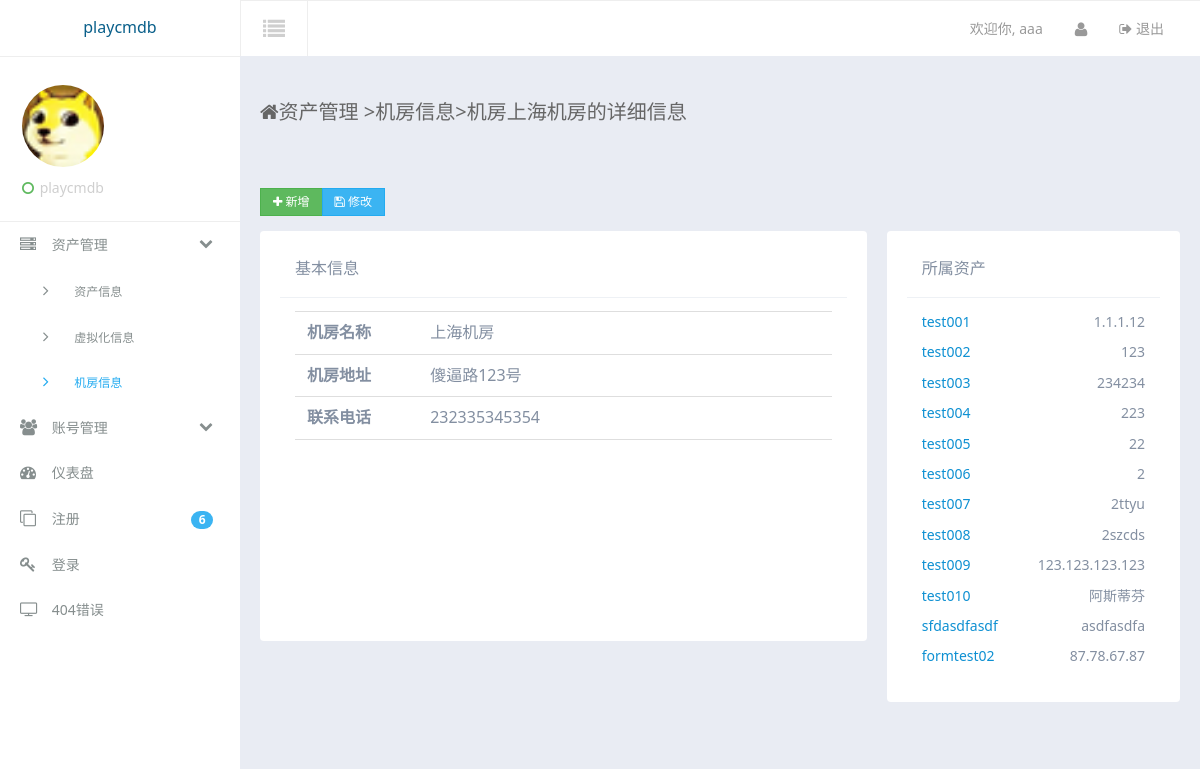
/assets/details_dc/1/ (signed in), run on an earlier commit of the app's database.
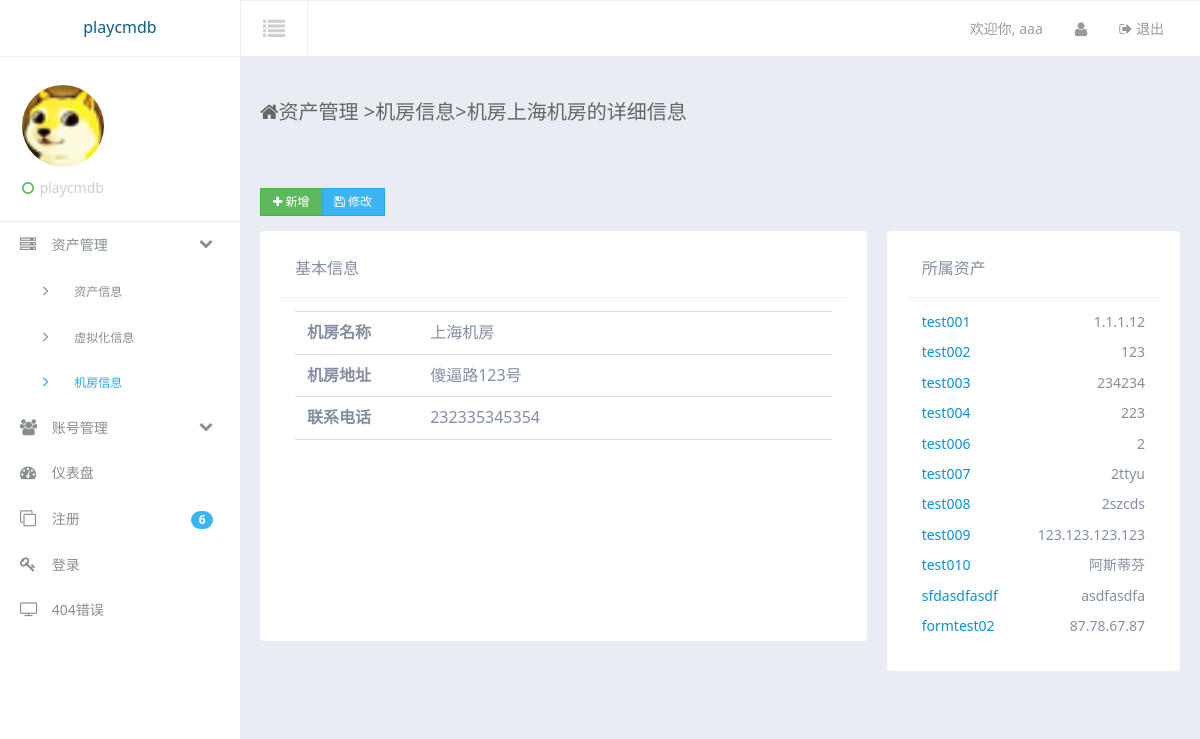
And on a later commit of the database.
### accounts/models.py (models this page shows, shortened)
class UserInfo(models.Model):
    username = models.CharField(max_length=50,verbose_name = u'用户名')
    password = models.CharField(max_length=50,verbose_name = u'密码')
    type = models.ForeignKey('UserType',verbose_name = u'用户类型')
    realname = models.CharField(max_length=20,verbose_name = u'真实姓名')
    telphone = models.CharField(max_length=12,verbose_name = u'用户电话')

### assets/models.py (models this page shows, shortened)
class ServerRoom(models.Model):
    room_name = models.CharField(max_length=50,verbose_name = u'机房名称')
    address = models.CharField(max_length=60,verbose_name = u'机房地址')
    phone = models.CharField(max_length=20,verbose_name = u'机房地址')

class AssetInfo(models.Model):
    asset_name = models.CharField(max_length = 40,unique=True,verbose_name = u'设备名称')
    asset_type = models.ForeignKey('AssetType',verbose_name = u'资产类型')
    system_type = models.ForeignKey('SystemType',verbose_name = u'系统类型')
    machine_type = models.CharField(max_length = 40,verbose_name = u'设备位数')
    product = models.CharField(max_length = 40,verbose_name = u'产品名称')
    serial_number = models.CharField(max_length = 40,unique=True,verbose_name = u'设备序列号')
    timestamp = models.DateTimeField(auto_now_add = True,verbose_name = u'创建时间')
    last_modified = models.DateTimeField(auto_now = True,verbose_name = u'最后修改时间')
    location = models.ForeignKey('ServerRoom',verbose_name = u'资产所在位置')
    rack = models.CharField(max_length=20,verbose_name = u'机架位置')
    size = models.CharField(max_length=20,verbose_name = u'尺寸')
    ip = models.CharField(max_length = 20,unique=True,verbose_name = u'IP地址')
    mac = models.CharField(max_length = 20,verbose_name = u'MAC地址')
    memery_size = models.CharField(max_length = 20,verbose_name = u'内存')
    cpu = models.CharField(max_length = 20,verbose_name = u'cpu型号')
    cpu_cores = models.CharField(max_length = 10,verbose_name = u'cpucore数量')
    cpu_pyhsical = models.CharField(max_length = 10,verbose_name = u'cpu物理数量')
    business = models.ManyToManyField(BusinessInfo,related_name='asset_business',verbose_name = u'归属的业务条线')
    app = models.ManyToManyField(ApplicationInfo,related_name='asset_application',verbose_name = u'部署的应用')
    status = models.CharField(max_length=1, choices=STATUS_CHOICES,default='d')

### assets/views.py (the view)
# urls.py: url(r'^details_dc/(?P<id>\w+)/$',details_dc),
@is_login_auth
def details_dc(request,id):
    ret = {'DCObj':None,'UserInfoObj':None,'Side':None,'SideSub':None,'AssetsObj':None}
    ret['Side'] = 'asset'
    ret['SideSub'] = 'datacenter'
    DCObj = ServerRoom.objects.get(id=id)
    ret['DCObj'] = DCObj
    UserInfoObj = UserInfo.objects.get(username=request.session.get('username',None))
    ret['UserInfoObj'] = UserInfoObj
    ret['id'] = id
    AssetsObj = AssetInfo.objects.filter(location=DCObj)
    ret['AssetsObj'] = AssetsObj
    return render_to_response('assets/dc_details.html',ret)

### accounts/models.py (called while the page is built)
    def __unicode__(self):
        return self.typename

### templates/assets/dc_details.html
{% extends "suit/base.html" %}
{% block content %}
<div class="container-fluid am-cf">
    <div class="row">
        <div class="am-u-sm-12 am-u-md-12 am-u-lg-9">
        	<div class="page-header-heading"><span class="am-icon-home page-header-heading-icon"></span>资产管理 <span class="c-gray en">&gt;</span>机房信息<span class="c-gray en">&gt;</span>机房{{ DCObj.room_name }}的详细信息</div>
        </div>
    </div>
</div>
<div class="row-content am-cf">
                <div class="row am-cf">
                                <div class="am-u-sm-12 am-u-md-6 am-u-lg-6">
                                    <div class="am-form-group">
                                        <div class="am-btn-toolbar">
                                            <div class="am-btn-group am-btn-group-xs">
                                            	<a href="/assets/newdc" class="am-btn am-btn-default am-btn-success" role="button" target="_blank"><span class="am-icon-plus"></span> 新增</a>
                                            	<a href="/assets/editdc/{{ DCObj.id }}" class="am-btn am-btn-default am-btn-secondary" role="button"><span class="am-icon-save"></span> 修改</a>
                                            </div>
                                        </div>
                                    </div>
                                </div>
                    <div class="am-u-sm-12 am-u-md-12  am-u-lg-8">
                        <div class="widget am-cf">
                            <div class="widget-head am-cf">
                                <div class="widget-title am-fl">基本信息</div>
                            </div>
                            <div class="widget-body-lg widget-body am-fr" >
							<ul class="am-list am-list-static">
							  <li><label class="am-u-sm-3 am-form-label">机房名称</label>{{ DCObj.room_name }}</li>
							  <li><label for="user-email" class="am-u-sm-3 am-form-label">机房地址</label>{{ DCObj.address }}</li>
							  <li><label for="user-email" class="am-u-sm-3 am-form-label">联系电话</label>{{ DCObj.phone }}</li>
							</ul>
                            </div>
                        </div>
                    </div>
                    <div class="am-u-sm-12 am-u-md-12  am-u-lg-4">
                        <div class="widget am-cf">
                            <div class="widget-head am-cf">
                                <div class="widget-title am-fl">所属资产</div>
                            </div>
                            <div class="widget-body widget-body-lg am-fr">
                            	{% if AssetsObj %}
                            	{% for i in AssetsObj %}
                            	<div class="am-progress-title">
                            	<a href="/assets/details/{{ i.id }}" target="_blank">{{ i.asset_name }}</a>
                            	<span class="am-fr am-progress-title-more">{{ i.ip }}</span></div>
                            	{% endfor %}
                            	{% else %}
                            	无
                            	{% endif %}
                            </div>
                        </div>
                    </div>
                </div>
</div>
{% endblock %}

### templates/suit/base.html (shortened to what this page needs)
<!DOCTYPE html>
<html lang="en">
<head>
    <link rel="stylesheet" href="/static/assets/css/amazeui.min.css" />
    <link rel="stylesheet" href="/static/assets/css/amazeui.datatables.min.css" />
    <link rel="stylesheet" href="/static/assets/css/app.css">
</head>
<body data-type="widgets" class="theme-white">
    <div class="am-g tpl-g">
        <header>
            <div class="am-fl tpl-header-logo">
                <a href="javascript:;">playcmdb</a>
            </div>
            <div class="tpl-header-fluid">
                <div class="am-fl tpl-header-switch-button am-icon-list">
                </div>
                <div class="am-fr tpl-header-navbar">
                    <ul>
                        <li class="am-text-sm tpl-header-navbar-welcome">
                            <a href="javascript:;">欢迎你, <span>{{ UserInfoObj.username }}</span> </a>
                        </li>
                        <li class="am-dropdown" data-am-dropdown>
                            <a href="javascript:;" class="am-dropdown-toggle" data-am-dropdown-toggle>
                                <i class="am-icon-user"></i>
                            </a>
                        </li>
                        <li class="am-text-sm">
                            <a href="/accounts/logout/">
                                <span class="am-icon-sign-out"></span> 退出
                            </a>
                        </li>
                    </ul>
                </div>
            </div>
        </header>
        <div class="left-sidebar">
            <div class="tpl-sidebar-user-panel">
                <div class="tpl-user-panel-slide-toggleable">
                    <div class="tpl-user-panel-profile-picture">
                        <img src="/static/assets/img/favicon.ico" alt="">
                    </div>
                    <span class="user-panel-logged-in-text">
              		<i class="am-icon-circle-o am-text-success tpl-user-panel-status-icon"></i>
					playcmdb
          			</span>
                </div>
            </div>
            <ul class="sidebar-nav">
                <li class="sidebar-nav-link">
                    <a href="javascript:;" class="sidebar-nav-sub-title">
                        <i class="am-icon-server sidebar-nav-link-logo"></i> 资产管理
                        <span class="am-icon-chevron-down am-fr am-margin-right-sm "></span>
                    </a>
                    <ul class="sidebar-nav sidebar-nav-sub" {% ifequal Side "asset" %} style="display: block;"{% endifequal %}>
                        <li class="sidebar-nav-link">
                            <a href="/assets/index/" {% ifequal SideSub "index" %} class="sub-active" {% endifequal %}>
                                <span class="am-icon-angle-right sidebar-nav-link-logo"></span> 资产信息
                            </a>
                        </li>
                        <li class="sidebar-nav-link">
                            <a href="/assets/virtual/" {% ifequal SideSub "virtual" %} class="sub-active" {% endifequal %}>
                                <span class="am-icon-angle-right sidebar-nav-link-logo"></span> 虚拟化信息
                            </a>
                        </li>
                        <li class="sidebar-nav-link">
                            <a href="/assets/datacenter/" {% ifequal SideSub "datacenter" %} class="sub-active" {% endifequal %}>
                                <span class="am-icon-angle-right sidebar-nav-link-logo"></span> 机房信息
                            </a>
                        </li>
                    </ul>
                </li>
                <li class="sidebar-nav-link">
                    <a href="javascript:;" class="sidebar-nav-sub-title">
                        <i class="am-icon-group sidebar-nav-link-logo"></i> 账号管理
                        <span class="am-icon-chevron-down am-fr am-margin-right-sm "></span>
                    </a>
                </li>
                <li class="sidebar-nav-link">
                    <a href="/dashboard/dashboard/"  {% ifequal Side "dashboard" %} class="active" {% endifequal %}>
                        <i class="am-icon-dashboard sidebar-nav-link-logo"></i> 仪表盘
                    </a>
                </li>
                <li class="sidebar-nav-link">
                    <a href="sign-up.html">
                        <i class="am-icon-clone sidebar-nav-link-logo"></i> 注册
                        <span class="am-badge am-badge-secondary sidebar-nav-link-logo-ico am-round am-fr am-margin-right-sm">6</span>
                    </a>
                </li>
                <li class="sidebar-nav-link">
                    <a href="login.html">
                        <i class="am-icon-key sidebar-nav-link-logo"></i> 登录
                    </a>
                </li>
                <li class="sidebar-nav-link">
                    <a href="404.html">
                        <i class="am-icon-tv sidebar-nav-link-logo"></i> 404错误
                    </a>
                </li>
            </ul>
        </div>
        <div class="tpl-content-wrapper">
			{% block content %}{% endblock %}
        </div>
    </div>
</body>
</html>

### static/assets/css/app.css (style rules this page uses)
ul, li { list-style: none; padding: 0; margin: 0; }
header { z-index: 1200; position: relative; }
.tpl-header-logo { width: 240px; height: 57px; display: table; text-align: center; position: relative; z-index: 1300; }
.tpl-header-logo a { display: table-cell; vertical-align: middle; }
.tpl-header-fluid { margin-left: 240px; height: 56px; padding-left: 20px; padding-right: 20px; }
.tpl-header-switch-button { margin-top: 0px; margin-bottom: 0px; float: left; color: #cfcfcf; margin-left: -20px; margin-right: 0; border: 0; border-radius: 0; padding: 0px 22px; font-size: 22px; line-height: 55px; }
.tpl-header-navbar { color: #fff; }
.tpl-header-navbar li { float: left; }
.tpl-header-navbar a { line-height: 56px; display: block; padding: 0 16px; position: relative; }
.sub-active { color: #fff!important; }
.left-sidebar { transition: all 0.4s ease-in-out; width: 240px; min-height: 100%; padding-top: 57px; position: absolute; z-index: 1104; top: 0; left: 0px; }
.tpl-sidebar-user-panel { padding: 22px; padding-top: 28px; }
.tpl-user-panel-profile-picture { border-radius: 50%; width: 82px; height: 82px; margin-bottom: 10px; overflow: hidden; }
.tpl-user-panel-profile-picture img { width: auto; height: 82px; vertical-align: middle; }
.tpl-user-panel-status-icon { margin-right: 2px; }
.user-panel-logged-in-text { display: block; color: #cfcfcf; font-size: 14px; }
.sidebar-nav { list-style-type: none; padding: 0; margin: 0; }
.sidebar-nav-sub { display: none; }
.sidebar-nav-sub .sidebar-nav-link { font-size: 12px; padding-left: 30px; }
.sidebar-nav-sub .sidebar-nav-link a { font-size: 12px; padding-left: 0; }
.sidebar-nav-sub .sidebar-nav-link-logo { margin-right: 8px; width: 20px; font-size: 16px; }
.sidebar-nav-link-logo-ico { margin-top: 5px; }
.sidebar-nav-link-logo { margin-right: 8px; width: 20px; font-size: 16px; }
.sidebar-nav-link { color: #fff; }
.sidebar-nav-link a { display: block; color: #868E8E; padding: 10px 17px; border-left: #282d2f 3px solid; font-size: 14px; cursor: pointer; }
.tpl-content-wrapper { transition: all 0.4s ease-in-out; position: relative; margin-left: 240px; z-index: 1101; min-height: 922px; border-bottom-left-radius: 3px; }
.container-fluid { margin-top: 0; margin-bottom: 0; padding: 40px 0; border-bottom: 0; padding-left: 20px; padding-right: 20px; }
.row { margin-right: -10px; margin-left: -10px; }
.page-header-heading { font-size: 20px; font-weight: 400; }
.widget { width: 100%; min-height: 148px; margin-bottom: 20px; border-radius: 0; position: relative; }
.widget-head { width: 100%; padding: 15px; }
.widget-title { font-size: 14px; }
.widget-body { padding: 13px 15px; width: 100%; }
.row-content { padding: 20px; }
.widget-body-lg { min-height: 330px; }
.theme-white { background: #e9ecf3; }
.theme-white .sidebar-nav-sub .sidebar-nav-link-logo { margin-left: 10px; }
.theme-white .sub-active { color: #23abf0!important; }
.theme-white .am-progress-title { font-size: 14px; margin-bottom: 8px; }
.theme-white .widget-head { border-bottom: 1px solid #eef1f5; }
.theme-white .widget { padding: 10px 20px 13px; background-color: #fff; border-radius: 4px; color: #838FA1; }
.theme-white .widget-title { font-size: 16px; }
.theme-white .page-header-heading { color: #666; }
.theme-white .sidebar-nav-link a { border-left: #fff 3px solid; }
.theme-white .tpl-sidebar-user-panel { background: #fff; border-bottom: 1px solid #eee; }
.theme-white .tpl-content-wrapper { background: #e9ecf3; }
.theme-white .tpl-header-fluid { background: #fff; border-top: 1px solid #eee; }
.theme-white .tpl-header-logo { background: #fff; border-bottom: 1px solid #eee; }
.theme-white .tpl-header-switch-button { background: #fff; border-right: 1px solid #eee; border-left: 1px solid #eee; }
.theme-white .tpl-header-navbar a { color: #999; }
.theme-white .left-sidebar { background: #fff; }
@media screen and (min-width: 641px) { [class*=am-u-] { padding-left: 10px; padding-right: 10px; } }

What changed in the data, as far as the page shows it:
removed AssetInfo: asset_name "test005", ip "22"
